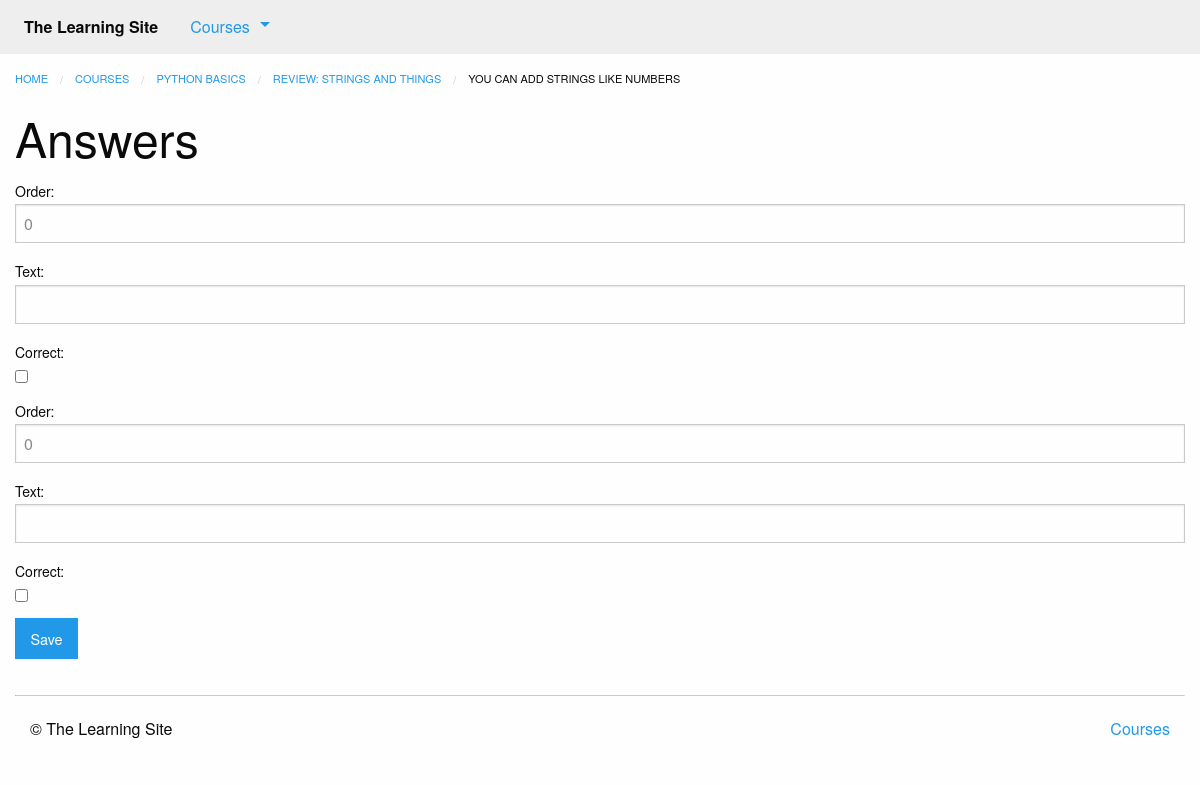
Page /courses/1/create_answer/ (signed in) on the committed database.
### courses/models.py (models this page shows, shortened)
class Question(models.Model):
    quiz = models.ForeignKey(Quiz)
    order = models.IntegerField(default=0)
    prompt = models.TextField()
    class Meta:
        ordering = ['order',]
    def __str__(self):
        return self.prompt

class Step(models.Model):
    title = models.CharField(max_length=255)
    description = models.TextField()
    order = models.IntegerField(default=0)
    course = models.ForeignKey(Course)
    class Meta:
        abstract = True
        ordering = ['order',]

class Quiz(Step):
    total_questions = models.IntegerField(default=4)
    class Meta:
        verbose_name_plural = "Quizzes"

class Course(models.Model):
    created_at = models.DateTimeField(auto_now_add=True)
    title = models.CharField(max_length=255)
    description = models.TextField()

### courses/views.py (the view, shortened to what this page needs)
# urls.py: url(r'(?P<question_pk>\d+)/create_answer/$', views.answer_form, name='create_answer'),
@login_required
def answer_form(request, question_pk):
    question = get_object_or_404(models.Question, pk=question_pk)
    formset = forms.AnswerFormSet(queryset=question.answer_set.all())
    return render(request, "courses/answer_form.html",
                  {'question': question,
                   'formset': formset})

### courses/templatetags/course_extras.py (called while the page is built)
@register.inclusion_tag('courses/course_nav.html')
def nav_courses_list():
    courses = Course.objects.all()[:5]
    return {'courses': courses}

### courses/templates/courses/answer_form.html (shortened to what this page needs)
{% extends "courses/layout.html" %}
{% load course_extras %}
{% block breadcrumbs %}
    <li><a href="{% url 'courses:detail' pk=question.quiz.course.pk %}">{{ question.quiz.course.title }}</a></li>
    <li><a href="{% url 'courses:quiz' course_pk=question.quiz.course.pk step_pk=question.quiz.pk %}">{{ question.quiz.title }}</a></li>
    <li>{{ question.prompt }}</li>
{% endblock %}
{% block content %}
    <div class="row columns">
        {{ block.super }}
    </div>
    <div class="row columns">
        <h1>Answers</h1>
        <form method="POST" action="">
            <section>
                {{ formset }}
            </section>
            <input type="submit" class="button" value="Save">
        </form>
    </div>
{% endblock %}

### rows in the picture
Question: quiz.course "PYTHON BASICS", quiz "REVIEW: STRINGS AND THINGS", prompt "YOU CAN ADD STRINGS LIKE NUMBERS"
